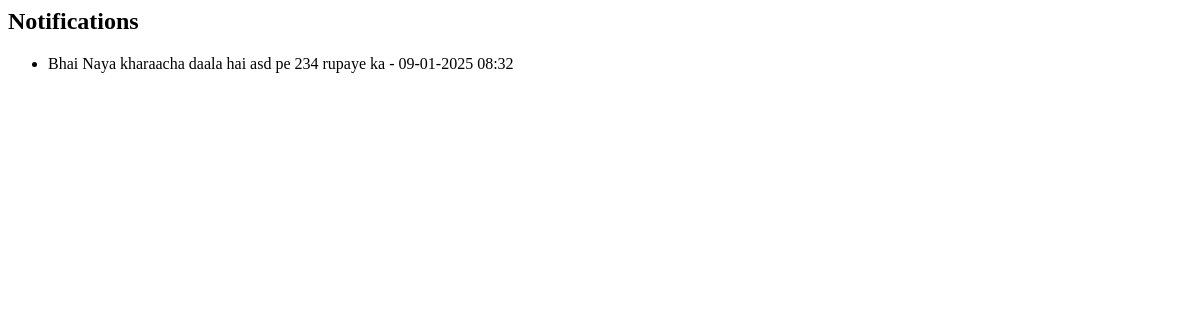
Page /notifications/ (signed in) on the earlier database version.
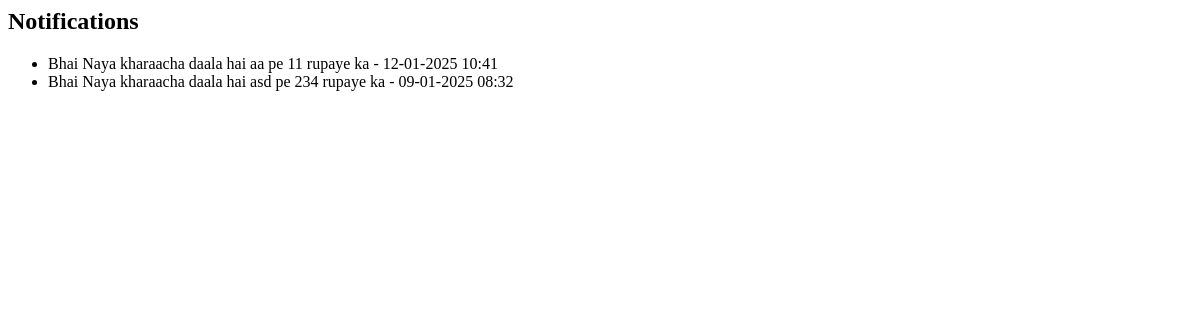
Same page on the later database version.
### tracker/models.py (models this page shows)
class Notification(models.Model):
    user = models.ForeignKey(User, on_delete=models.CASCADE)
    message = models.TextField()
    created_at = models.DateTimeField(auto_now_add=True)
    is_read = models.BooleanField(default=False)
    def __str__(self):
        return f"Notification for {self.user.username}: {self.message}"

### tracker/views.py (the view)
# urls.py: path('notifications/', views.notifications, name='notifications'),
@login_required
def notifications(request):
    user_notifications = Notification.objects.filter(user=request.user, is_read=False).order_by('-created_at')
    print(user_notifications)
    print(request.user)
    return render(request, 'tracker/notification.html', {'notifications': user_notifications})

### tracker/templates/tracker/notification.html
<h2>Notifications</h2>
<ul>
    {% for x in notifications %}
    <li>
        {{ x.message }} -  {{x.created_at|date:"d-m-Y H:i"}}
    </li>
    {%endfor%}
</ul>

Differences in the rows shown:
added Notification: message "Bhai Naya kharaacha daala hai aa pe 11 rupaye ka", created_at "12-01-2025 10:41"
